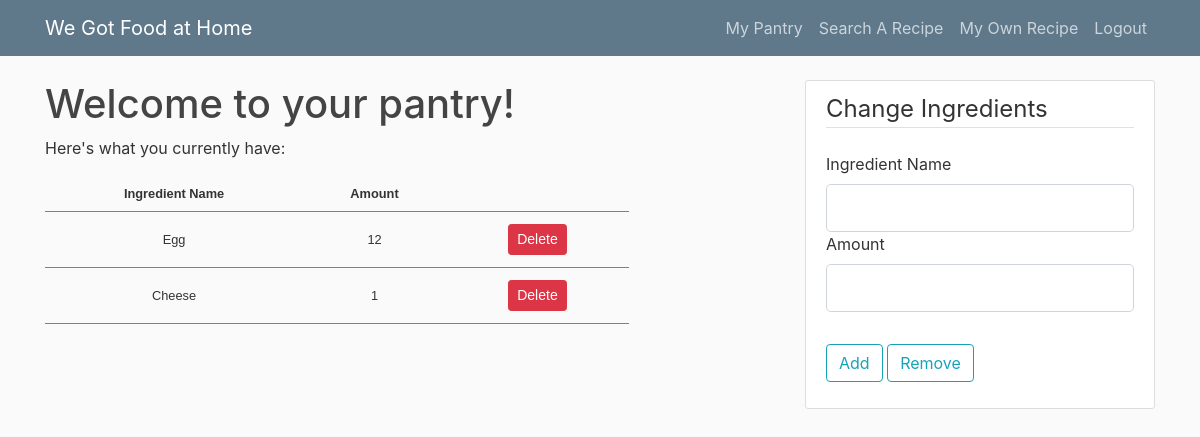
Before: /my_pantry (signed in) with the older database file.
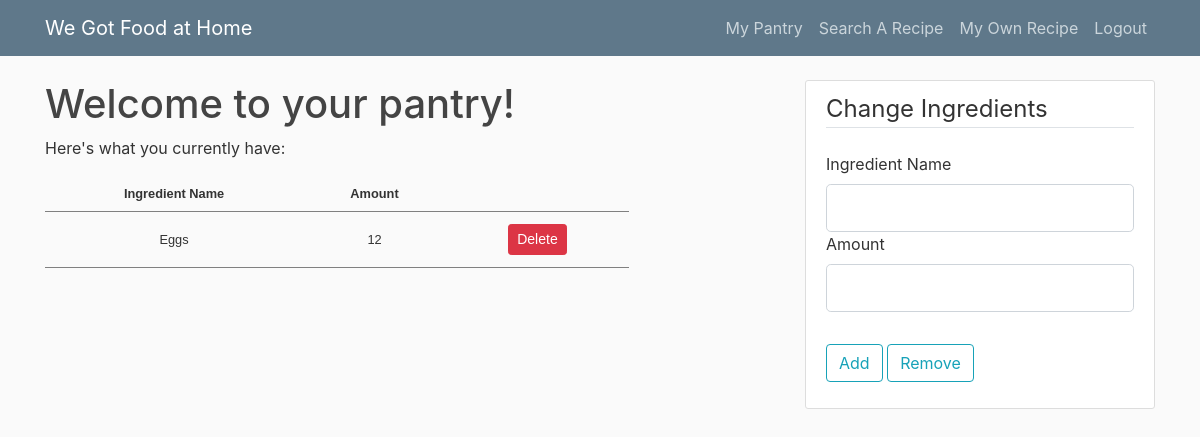
After: the same page with the newer database file.
### wdwh/models.py (models this page shows, shortened)
class Ingredient(db.Model):
    id = db.Column(db.Integer, primary_key=True)
    name = db.Column(db.String(100), nullable=False)
    qty = db.Column(db.Integer, nullable=False)
    exp_date = db.Column(db.DateTime)
    user_id = db.Column(db.Integer, db.ForeignKey('user.id'))
    recipe_id = db.Column(db.Integer, db.ForeignKey('recipe.id'))

### wdwh/routes.py (the view, shortened to what this page needs)
@app.route("/my_pantry", methods=["GET", "POST"])
@login_required
def my_pantry():
    add_ingr_form = AddIngredientForm()
    all_ingr = Ingredient.query.filter_by(user_id=current_user.id).all()
    return render_template("pantry.html", title="My Pantry", add_form=add_ingr_form, all_ingr=all_ingr)

### wdwh/forms.py (shortened to what this page needs)
class AddIngredientForm(FlaskForm):
    ingr_name = StringField("Ingredient Name", validators=[DataRequired()])
    qty = IntegerField("Amount", validators=[DataRequired()])
    add = SubmitField("Add")
    remove = SubmitField("Remove")

### wdwh/models.py (called while the page is built)
@login_manager.user_loader
def load_user(user_id):
    return User.query.get(int(user_id))

### wdwh/templates/pantry.html (shortened to what this page needs)
{% extends "layout.html" %}
{% block content %}
<body>
    <h1>Welcome to your pantry!</h1>
    <p>Here's what you currently have:</p>
    {% if all_ingr %}
        <table>
            <tr>
                <th>Ingredient Name</th>
                <th>Amount</th>
            </tr>
            {% for ingr in all_ingr %}
                <tr>
                    <td>{{ingr.name}}</td>
                    <td>{{ingr.qty}}</td>
                    <td>
                        <button type="button" class="btn btn-danger btn-sm m-1" data-toggle="modal" data-target="#deleteModal{{ingr.id}}">Delete</button>
                    </td>
                </tr>
            {% endfor %}
        </table>
    {% else %}
        <small class="text-muted">
            Your pantry is currently empty, try adding some ingredients!
        </small>
    {% endif %}
</body>
{% endblock content %}
{% block side %}
<div class="content-section">
    <form method="POST" action="">
        <fieldset class="form-group">
            <legend class="border-bottom mb-4">Change Ingredients</legend>
            <div class="form-group">
                {{ add_form.ingr_name.label(class="form-control-label") }}
                {% if add_form.ingr_name.errors %}
                    {{ add_form.ingr_name(class="form-control form-control-lg is-invalid") }}
                    <div class="invalid-feedback">
                        {% for error in add_form.ingr_name.errors %}
                            <span>{{ error }}</span>
                        {% endfor %}
                    </div>
                {% else %}
                    {{ add_form.ingr_name(class="form-control form-control-lg") }}
                {% endif %}
                {{ add_form.qty.label(class="form-control-label") }}
                {% if add_form.qty.errors %}
                    {{ add_form.qty(class="form-control form-control-lg is-invalid") }}
                    <div class="invalid-feedback">
                        {% for error in add_form.qty.errors %}
                            <span>{{ error }}</span>
                        {% endfor %}
                    </div>
                {% else %}
                    {{ add_form.qty(class="form-control form-control-lg") }}
                {% endif %}
            </div>
        </fieldset>
        <div class="form-group">
            {{ add_form.add(class="btn btn-outline-info") }}
            {{ add_form.remove(class="btn btn-outline-info") }}
        </div>
    </form>
</div>
{% endblock side %}

### wdwh/templates/layout.html (shortened to what this page needs)
<!DOCTYPE html>
<html>
<head>
    <link rel="stylesheet" href="https://maxcdn.bootstrapcdn.com/bootstrap/4.0.0/css/bootstrap.min.css">
    <link rel="stylesheet" type="text/css" href="{{ url_for('static', filename='main.css') }}">
</head>
<body>
    <header class="site-header">
      <nav class="navbar navbar-expand-md navbar-dark bg-steel fixed-top">
        <div class="container">
          <a class="navbar-brand mr-4" href="/">We Got Food at Home</a>
          <div class="collapse navbar-collapse" id="navbarToggle">
            <div class="navbar-nav">
              {% if current_user.is_authenticated %}
                <a class="nav-item nav-link" href="{{ url_for('my_pantry') }}">My Pantry</a>
                <a class="nav-item nav-link" href="{{ url_for('search_recipe') }}">Search A Recipe</a>
                <a class="nav-item nav-link" href="{{ url_for('enter_recipe') }}">My Own Recipe</a>
                <a class="nav-item nav-link" href="{{ url_for('logout') }}">Logout</a>
              {% else %}
                <a class="nav-item nav-link" href="{{ url_for('login') }}">Login</a>
                <a class="nav-item nav-link" href="{{ url_for('register') }}">Register</a>
              {% endif %}
            </div>
          </div>
        </div>
      </nav>
    </header>
    <main role="main" class="container">
      <div class="row">
        <div class="col-md-8">
          {% block content %}{% endblock %}
        </div>
        <div class="col-md-4">
          {% block side %}{% endblock %}
        </div>
      </div>
    </main>
</body>
</html>

### wdwh/static/main.css (style rules this page uses)
body { background: #fafafa; color: #333333; margin-top: 5rem; }
h1, h2, h3, h4, h5, h6 { color: #444444; }
.bg-steel { background-color: #5f788a; }
.site-header .navbar-nav .nav-link { color: #cbd5db; }
.content-section { background: #ffffff; padding: 10px 20px; border: 1px solid #dddddd; border-radius: 3px; margin-bottom: 20px; }
td,th { padding: 8px; text-align: center; }
tr { border-bottom: 1px solid grey; }
table { border-collapse: collapse; font-family: arial, sans-serif; font-size: .8rem; width: 80%; }

Changed rows visible on the page:
removed Ingredient: name "Cheese", qty "1"
changed Ingredient: name "Egg" → "Eggs"
